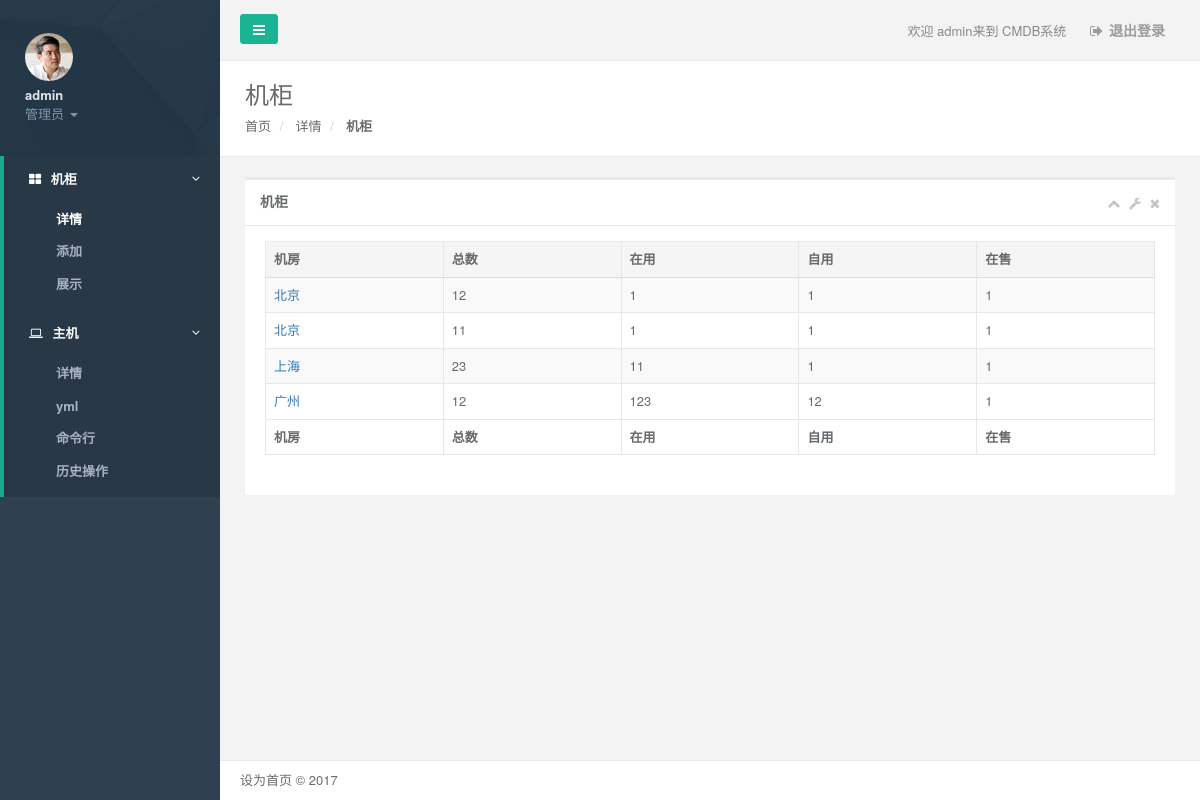
/jigui/ (signed in), run on the app's committed database.
### jigui/models.py (models this page shows, shortened)
class JiguiInfo(models.Model):
    name = models.CharField(max_length=64, verbose_name='名字')
    jq = models.CharField(max_length=64,verbose_name='总数')
    zy = models.CharField(max_length=64,verbose_name='自用',null=True)
    ziy = models.CharField(max_length=64,verbose_name='在用',null=True)
    zs = models.CharField(max_length=64,verbose_name='自用',null=True)
    zb = models.CharField(max_length=64,verbose_name='在售',null=True)
    sh = models.CharField(max_length=64,verbose_name='整包',null=True)
    xz = models.CharField(max_length=64,verbose_name='闲置',null=True)
    d = models.ManyToManyField(to="dx",verbose_name='多选')
    yong = models.BooleanField(verbose_name='是否在用')
    ctime= models.DateTimeField(auto_now_add=True,null=True,verbose_name='创建时间')
    utime = models.DateTimeField(auto_now=True, null=True,verbose_name='更新时间')
    class  Meta:
        db_table ="JiguiInfo"
        verbose_name="机柜"
        verbose_name_plural = '机柜中心'

### jigui/views.py (the view)
# urls.py: url(r'^jigui/', include('jigui.urls')),
@login_required(login_url="/login.html",)
def jigui(request):  ##首页
    jigui = models.JiguiInfo.objects.filter(id__gt=0)
    return render(request, 'jigui/jigui.html', {"jigui_list": jigui, })

### templates/jigui/jigui.html (shortened to what this page needs)
{% extends "base.html" %}
{% block mainbody %}
        <div class="row wrapper border-bottom white-bg page-heading">
            <div class="col-lg-10">
                <h2>机柜</h2>
                <ol class="breadcrumb">
                    <li>
                        <a href="../index.html">首页</a>
                    </li>
                    <li>
                        <a>详情</a>
                    </li>
                    <li class="active">
                        <strong>机柜</strong>
                    </li>
                </ol>
            </div>
            <div class="col-lg-2">
            </div>
        </div>
        <div class="wrapper wrapper-content animated fadeInRight">
            <div class="row">
                <div class="col-lg-12">
                    <div class="ibox float-e-margins">
                        <div class="ibox-title">
                            <h5>机柜</h5>
                              <div class="ibox-tools">
                                <a class="collapse-links">
                                    <i class="fa fa-chevron-up"></i>
                                </a>
                                <a class="dropdown-toggle" data-toggle="dropdown" href="#">
                                    <i class="fa fa-wrench"></i>
                                </a>
                                <a class="close-link">
                                    <i class="fa fa-times"></i>
                                </a>
                            </div>
                        </div>
                        <div class="ibox-content">
                            <div class="table-responsive">
                                <table class="table table-striped table-bordered table-hover dataTables-example">
                                    <thead>
                                    <tr>
                                        <th>机房</th>
                                        <th>总数</th>
                                        <th>在用</th>
                                        <th>自用</th>
                                        <th>在售</th>
                                    </tr>
                                    </thead>
                                    <tbody>
                                    {% for row  in jigui_list %}
                                        <tr class="gradeX">
                                            <td><a href="/jigui/xiangxi-{{ row.id }}.html">{{ row.name }}</a></td>
                                            <td>{{ row.jq }}</td>
                                            <td>{{ row.zy }}</td>
                                            <td>{{ row.ziy }}</td>
                                            <td>{{ row.zs }}</td>
                                        </tr>
                                    {% endfor %}
                                    </tbody>
                                    <tfoot>
                                    <tr>
                                        <th>机房</th>
                                        <th>总数</th>
                                        <th>在用</th>
                                        <th>自用</th>
                                        <th>在售</th>
                                    </tr>
                                    </tfoot>
                                </table>
                            </div>
                        </div>
                    </div>
                </div>
            </div>
        </div>
{% endblock %}

### templates/nav.html (shortened to what this page needs)
<nav class="navbar-default navbar-static-side" role="navigation">
    <div class="sidebar-collapse">
        <ul class="nav metismenu" id="side-menu">
            <li class="nav-header">
                <div class="dropdown profile-element"> <span>
                            <img alt="image" class="img-circle" src="/static/img/profile_small.jpg"/>
                             </span>
                    <a data-toggle="dropdown" class="dropdown-toggle" href="#">
                            <span class="clear"> <span class="block m-t-xs"> <strong
                                    class="font-bold">{{ user }}</strong>
                             </span> <span class="text-muted text-xs block"> {% ifequal  user.is_superuser  1 %}
                                管理员 {% else %} 普通用户 {% endifequal %}  <b class="caret"></b></span> </span>
                    </a>
                </div>
            </li>
            <li class="active">
                <a href="#"><i class="fa fa-th-large"></i> <span class="nav-label">机柜</span> <span
                        class="fa arrow"></span></a>
                <ul class="nav nav-second-level">
                    <li class="active"><a href="{%   url    'jigui'   %}">详情</a></li>
                    {% if     perms.jigui.add_jiguiinfo %}
                        <li><a href="{%   url    'addx'   %}">添加</a></li> {% endif %}
                    <li><a href="{%   url    'show'   %}">展示</a></li>
                </ul>
            </li>
            <li class="active">
                <a href="#"><i class="fa fa-laptop"></i> <span class="nav-label">主机</span> <span
                        class="fa arrow"></span></a>
                <ul class="nav nav-second-level" >
                    <li><a href="{% url   'host' %}">详情</a></li>
                    <li><a href="{% url   'yml' %}">yml</a></li>
                    <li><a href="{% url   'cmd' %}">命令行</a></li>
                    <li><a href="{% url   'history' %}">历史操作</a></li>
                </ul>
            </li>
        </ul>
    </div>
</nav>

### templates/navbar-static-top.html
<nav class="navbar navbar-static-top" role="navigation" style="margin-bottom: 0">
    <div class="navbar-header">
        <a class=" minimalize-styl-2   btn btn-primary " href="#" id="toubu"><i class="fa fa-bars"></i> </a>
    </div>
    <ul class="nav navbar-top-links navbar-right">
        <li>
            <span class="m-r-sm text-muted welcome-message">欢迎  {{ user }}来到 CMDB系统</span>
        </li>
        <li>
            <a href="/logout.html">
                <i class="fa fa-sign-out"></i>退出登录
            </a>
        </li>
    </ul>
</nav>

### data on the page
JiguiInfo: name "北京", jq "12", zy "1", ziy "1", zs "1"
JiguiInfo: name "北京", jq "11", zy "1", ziy "1", zs "1"
JiguiInfo: name "上海", jq "23", zy "11", ziy "1", zs "1"
JiguiInfo: name "广州", jq "12", zy "123", ziy "12", zs "1"

### other printed values
{{ user }} "admin"
